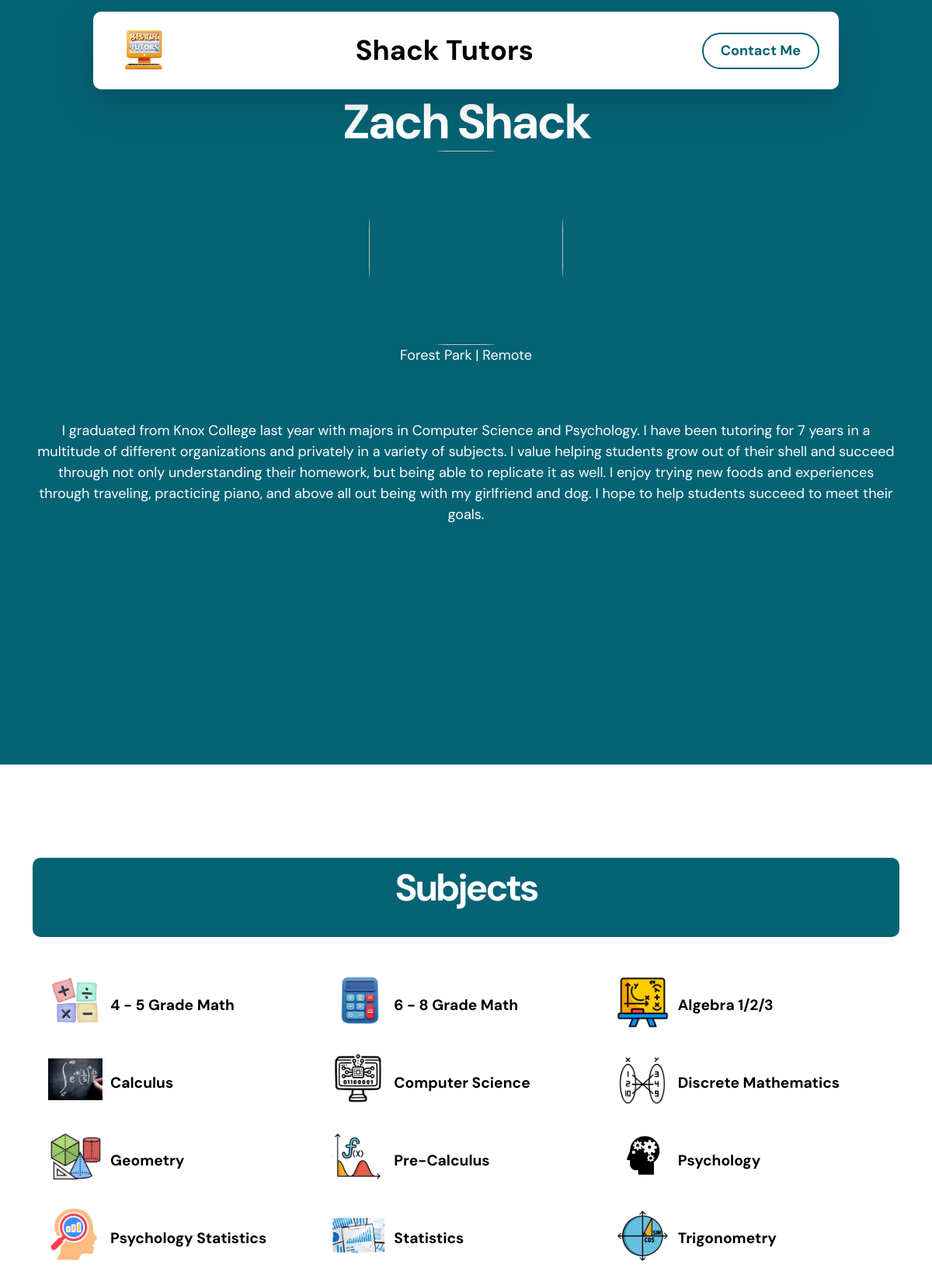
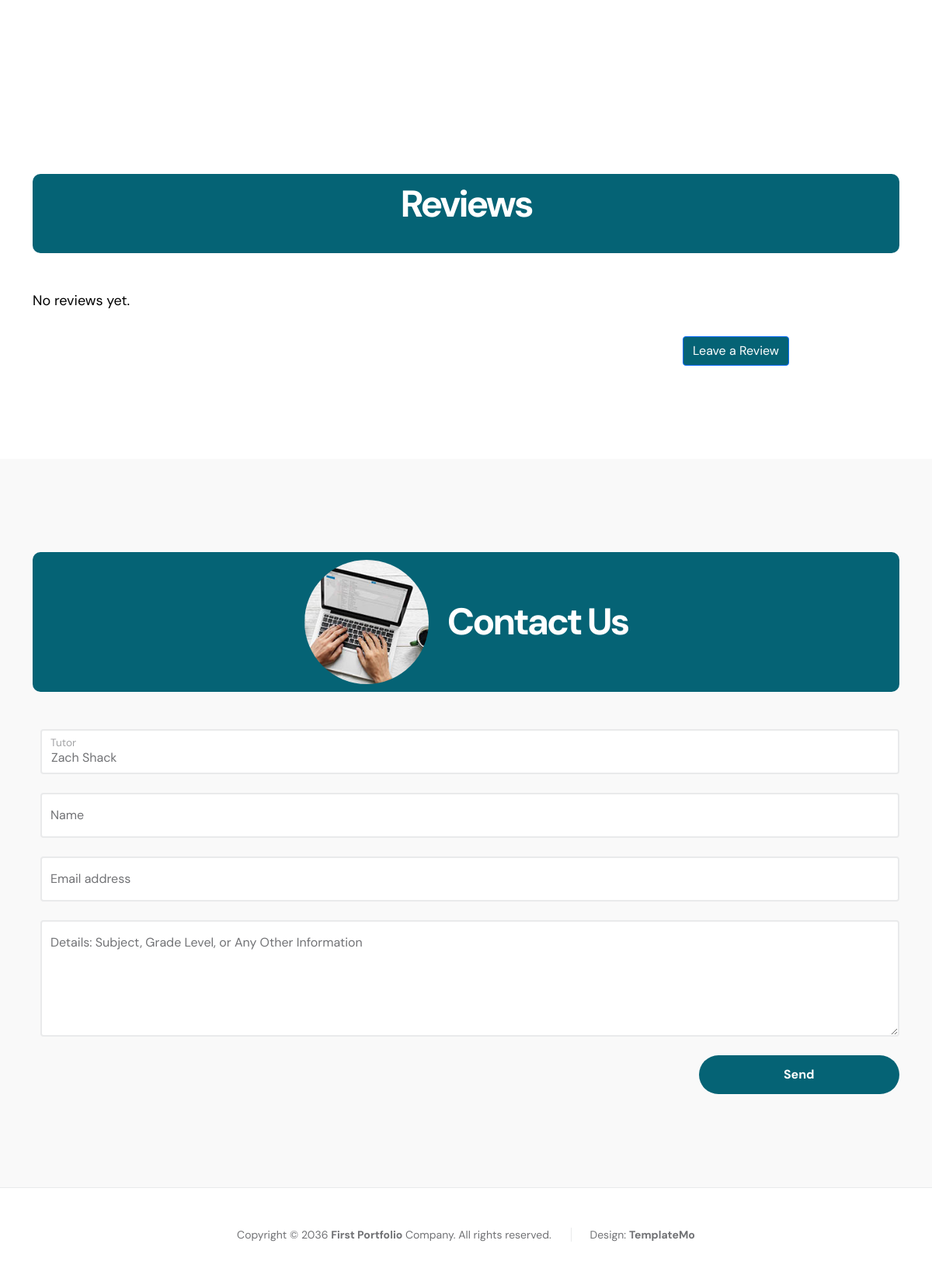
Page /tutors/1/ on the committed database (2 pictures, top to bottom).
### polls/models.py (models this page shows, shortened)
class Tutor(models.Model):
    id = models.AutoField(primary_key=True)
    name = models.CharField(max_length=100)
    location = models.CharField(max_length=100, blank=True, null=True)
    remote = models.BooleanField(default=False)
    bio = models.TextField()
    image = models.ImageField(upload_to='tutor_images/', blank=True, null=True)
    subjects = models.ManyToManyField('Subject', related_name='tutors')
    email = models.EmailField(blank=False, null=False)
    review_key = models.CharField(max_length=100, blank=True, null=True)

class Subject(models.Model):
    CATEGORIES = [
        ("math", "Math"),
        ("reading", "R/W & Language"),
        ("science", "Science")
    ]
    name = models.CharField(max_length=100)
    id = models.CharField(primary_key=True)
    image = models.ImageField(upload_to='subject_images', blank=True, null=True)
    category = models.CharField(max_length=20, choices=CATEGORIES, default="math")

### polls/views.py (the view)
# urls.py: path("tutors/<int:tutor_id>/", views.tutor_detail, name="tutor_detail"),
def tutor_detail(request, tutor_id):
    tutor = Tutor.objects.get(id=tutor_id)
    reviews = tutor.reviews.filter(approved=True).order_by('-created_at')
    return render(request, 'detail.html', {'tutor': tutor, 'reviews': reviews})

### polls/templates/detail.html (shortened to what this page needs)
{% load static %}
<!doctype html>
<html lang="en">
    <head>
        <link href="{% static 'polls/homepage/homepage/css/bootstrap.min.css' %}" rel="stylesheet">
        <link href="{% static 'polls/homepage/homepage/css/bootstrap-icons.css' %}" rel="stylesheet">
        <link href="{% static 'polls/homepage/homepage/css/magnific-popup.css' %}" rel="stylesheet">
        <link href="{% static 'polls/homepage/homepage/css/templatemo-first-portfolio-style.css' %}" rel="stylesheet">
    </head>
    <body class="detail-page">
        <nav class="navbar navbar-expand-lg">
            <div class="container container-tutor">
                <img src="{% static 'polls/homepage/homepage/images/logos/shacklogo.png' %}" class="navbar-icon bi-telephone-plus me-3" alt="Shack Tutors Logo">
                <a href="{% url 'home' %}" class="navbar-brand-tutor mx-auto mx-lg-0 ">Shack Tutors</a>
                <div class="d-flex align-items-center ">
                    <a class="custom-btn btn contact-button" href="#section_3">
                        Contact Me
                    </a>
                </div>
            </div>
        </nav>
        <main>
            <section class="hero detail-hero" id="hero">
                <div class="container">
                    <div class="row">
                        <div class="col-lg-12 col-12 text-center">
                            <h1 class="hero-heading mb-0 tutor-title">{{ tutor.name }}</h1>
                            <img src="{% static 'polls/homepage/homepage/images/tutor_images1/' %}{{ tutor.id }}profpic.JPEG" class="avatar-image ms-auto img-fluid detail-avatar-image" alt="">
                            <p class="text-white mb-0 detail-location">{{ tutor.location }}{% if tutor.remote %} | Remote {% endif %}</p>
                            <p class="text-white mb-lg-5 mb-4 detail-bio">{{ tutor.bio }}</p>
                        </div>
                    </div>
                </div>
            </section>
        </main>
        <section class="about section-padding" id="section_1">
                <div class="container">
                    <div class="row">
                        <div class="col-lg-6 col-12 mt-5 mt-lg-0">
                            <div class="section-title-wrap d-flex justify-content-center align-items-center mb-5">
                                <h2 class="text-white ms-0 mb-4">Subjects</h2>
                            </div>
                            <div class="about-thumb">
                                <div class="detail-subject-grid">
                                    {% for subject in tutor.subjects.all %}
                                        <div class="subject-item">
                                            {% if subject.image %}
                                                <img src="{{ subject.image.url }}" alt="{{ subject.name }}" class="subject-logo">
                                            {% endif %}
                                            <span class=" subject-text">{{ subject.name }}</span>
                                        </div>
                                    {% endfor %}
                                </div>
                            </div>
                        </div>
                    </div>
                </div>
        </section>
        <section class="about section-padding" id="section_2">
                <div class="container">
                    <div class="row">
                        <div class="col-lg-6 col-12 mt-5 mt-lg-0">
                            <div class="section-title-wrap d-flex justify-content-center align-items-center mb-5">
                                <h2 class="text-white ms-0 mb-4">Reviews</h2>
                            </div>
                            <div class="row">
                                {% if tutor.reviews.count == 0 %}
                                    <p class="text-black">No reviews yet.</p>
                                {% endif %}
                            </div>
                            <div class="col-lg-3 col-12 ms-auto">
                                    <button class="btn btn-primary mt-3" data-bs-toggle="modal" data-bs-target="#reviewModal">Leave a Review</button>
                            </div>
                        </div>
                    </div>
                </div>
        </section>
        <section class="contact section-padding" id="section_3">
            <div class="container">
                <div class="row">
                    <div class="col-lg-6 col-md-8 col-12">
                        <div class="section-title-wrap d-flex justify-content-center align-items-center mb-5">
                            <img src="{% static 'polls/homepage/homepage/images/aerial-view-man-using-computer-laptop-wooden-table.jpg' %}" class="avatar-image img-fluid" alt="">
                            <h2 class="text-white ms-4 mb-0">Contact Us</h2>
                        </div>
                    </div>
                    <div class="col-lg-6 col-12 mt-5 mt-lg-0">
                        <form action="{% url 'contact' %}" method="post" class="custom-form contact-form" role="form">
                            <div class="row">
                                <div class="col-lg-6 col-md-6 col-12">
                                    <div class="form-floating">
                                        <input type="text" id="tutor" class="form-control" value="{{ tutor.name }}" readonly>
                                        <label for="floatingInput">Tutor</label>
                                    </div>
                                </div>
                                <div class="col-lg-6 col-md-6 col-12">
                                    <div class="form-floating">
                                        <input type="text" name="name" id="name" class="form-control" placeholder="Name" required="">
                                        <label for="floatingInput">Name</label>
                                    </div>
                                </div>
                                <div class="col-lg-6 col-md-6 col-12">
                                    <div class="form-floating">
                                        <input type="email" name="email" id="email" pattern="[^ @]*@[^ @]*" class="form-control" placeholder="Email address" required="">
                                        <label for="floatingInput">Email address</label>
                                    </div>
                                </div>
                                <div class="col-lg-12 col-12">
                                    <div class="form-floating">
                                        <textarea class="form-control" id="message" name="message" placeholder="Tell me about the project"></textarea>
                                        <label for="floatingTextarea">Details: Subject, Grade Level, or Any Other Information</label>
                                    </div>
                                </div>
                                <div class="col-lg-3 col-12 ms-auto">
                                    <button type="submit" class="form-control">Send</button>
                                </div>
                            </div>
                        </form>
                    </div>
                </div>
            </div>
        </section>
        <footer class="site-footer">
            <div class="container">
                <div class="row">
                    <div class="col-lg-12 col-12">
                        <div class="copyright-text-wrap">
                            <p class="mb-0">
                                <span class="copyright-text">Copyright © 2036 <a href="#">First Portfolio</a> Company. All rights reserved.</span>
                                Design:
                                <a rel="sponsored" href="https://templatemo.com" target="_blank">TemplateMo</a>
                            </p>
                        </div>
                    </div>
                </div>
            </div>
        </footer>
    </body>
</html>

### rows in the picture
Tutor: name "Zach Shack", location "Forest Park", bio "I graduated from Knox College last year with majors in Computer Science and Psychology. I have been tutoring for 7 years in a multitude of different organizations and privately in a variety of subjects. I value helping students grow out of their shell and succeed through not only understanding their homework, but being able to replicate it as well. I enjoy trying new foods and experiences through traveling, practicing piano, and above all out being with my girlfriend and dog. I hope to help students succeed to meet their goals."
Subject: image (picture), name "4 - 5 Grade Math"
Subject: image (picture), name "6 - 8 Grade Math"
Subject: image (picture), name "Algebra 1/2/3"
Subject: image (picture), name "Calculus"
Subject: image (picture), name "Computer Science"
Subject: image (picture), name "Discrete Mathematics"
Subject: image (picture), name "Geometry"
Subject: image (picture), name "Pre-Calculus"
Subject: image (picture), name "Psychology"
Subject: image (picture), name "Psychology Statistics"
Subject: image (picture), name "Statistics"
Subject: image (picture), name "Trigonometry"
